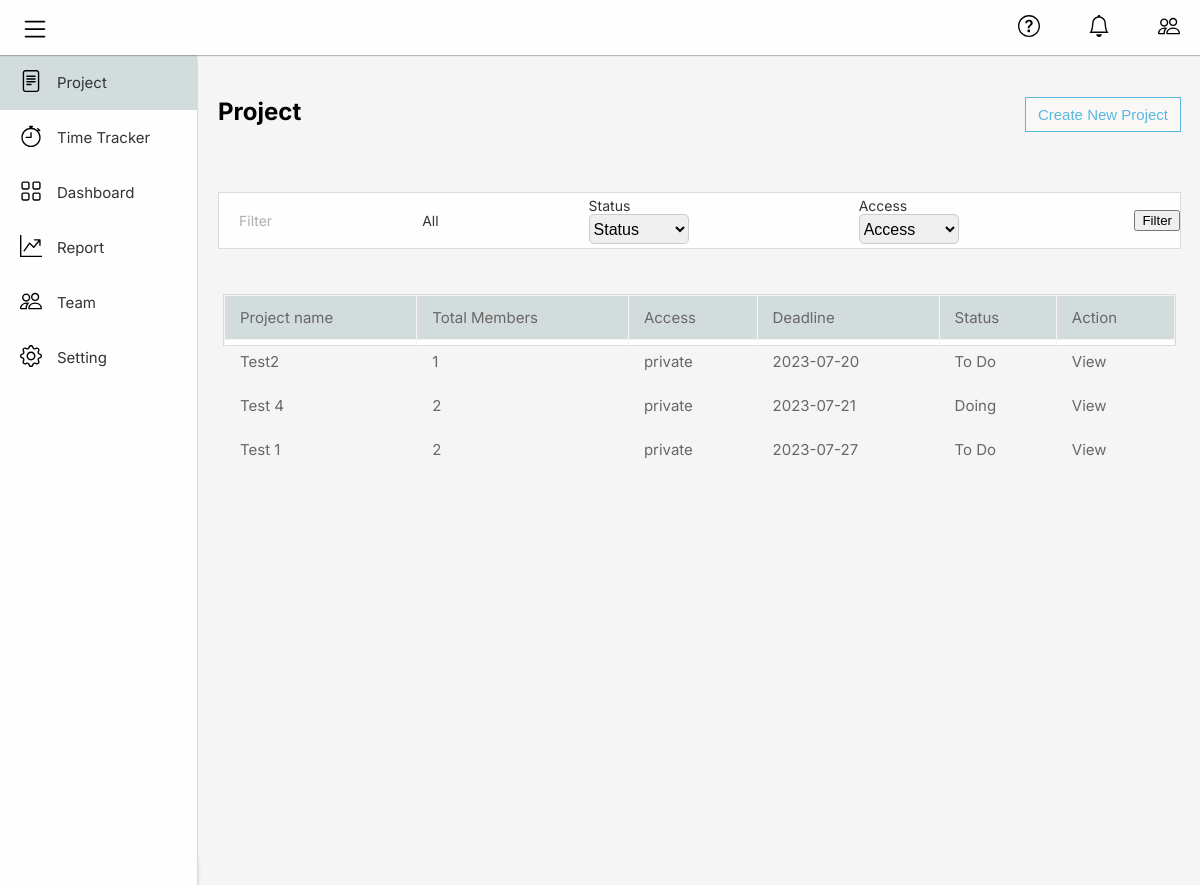
/project.php, run on the app's committed database.
### tables this page shows
CREATE TABLE `projects` (
  `project_id` int(11) NOT NULL,
  `project_name` varchar(255) NOT NULL,
  `team` varchar(255) NOT NULL,
  `access` tinyint(1) NOT NULL,
  `deadline` date NOT NULL,
  `Status` text NOT NULL DEFAULT 'To Do',
  `created_by` int(11) DEFAULT NULL,
  `percentage` text DEFAULT '0'
);

### project.php (the view, shortened to what this page needs)
<?php include "templates/header.php"; ?>
<?php include "templates/sidebar.php"; ?>
  <div class="container">
    <div class="title">
      <div class="project-bar">
        <div class="add-heading">Project</div>
        <div class="add-btnp">
          <div class="label">
            <input id="add-project-button" type="submit" value="Create New Project" />
          </div>
        </div>
      </div>
    </div>
    <div class="filter-bar">
         <form  id="filter" action="filter.php" method="GET">
      <div class="filteration">
        <span class="fx1">Filter </span>
        <div class="flex">
          <span class="fx2">All</span>
        </div>
        <div class="flex">
         <span class="fx3">Status
  <select name="search" style="width: 100px; height: 30px; border-radius: 5px; border: 1px solid #ccc; font-size: 16px;" >
    <option>Status</option>
  </select>
          </span>
        </div>
        <div class="flex">
          <span class="fx4">Access
 <select name="search" style="width: 100px; height: 30px; border-radius: 5px; border: 1px solid #ccc; font-size: 16px;" >
<option>Access</option>
</select>
          </span>
        </div>
        <div class="flex">
          <span class="fx5">
            <input id="filter"  type="submit" value="Filter" />
          </span>
        </div>
      </div> </form>
    </div>
    <br/><br/>
    <div class="project-list">
      <div class="pro-list">
        <table>
          <thead>
            <tr>
              <td>Project name</td>
              <td>Total Members</td>
              <td>Access</td>
              <td>Deadline</td>
              <td>Status</td>
              <td>Action</td>
            </tr>
          </thead>
          <tbody>
          <?php
           include("classes/config.php");
            $sql = "SELECT project_id, project_name, team, access, deadline,status FROM projects";
            $result = $conn->query($sql);
            if ($result->num_rows > 0) {
              while ($row = $result->fetch_assoc()) {
                echo '<tr>';
                echo '<td>' . $row['project_name'] . '</td>';
                echo '<td>'. $row['team'] . '</td>';
                if($row['access']==0)
                {echo '<td>private</td>';}
                else{
                  echo '<td>public</td>';
                }
                echo '<td>' . $row['deadline'] . '</td>';
                echo '<td>' . $row['status'] . '</td>';
                echo '<td><a href="tasks.php?pid='.$row["project_id"].'">View</a></td>';
                echo '</tr>';
              }
            }
          ?>
          </tbody>
        </table>
      </div>
    </div>
  </div>
<?php include "templates/footer.php"; ?>

### templates/header.php (shortened to what this page needs)
<!DOCTYPE html>
<html>
<head>
  <link rel="stylesheet" href="./css/style.css" />
</head>

### templates/sidebar.php (shortened to what this page needs)
<body>
  <div class="navbars">
    <div class="sidebar">
      <div class="navitem">
        <a href="" class="active a">
          <div class="nav">
            <span> <img src="images/file-text.svg" alt="" /> </span>
          </div>
          <div class="linkname">
            <span>Project</span>
          </div>
        </a>
      </div>
      <div class="navitem">
        <a href="time_tracker.php" class="a">
          <div class="nav">
            <span> <img src="images/stopwatch.svg" alt="" /> </span>
          </div>
          <div class="linkname">
            <span>Time Tracker</span>
          </div>
        </a>
      </div>
      <div class="navitem">
        <a href="dashboard.php" class="a">
          <div class="nav">
            <span> <img src="images/grid.svg" alt="" /> </span>
          </div>
          <div class="linkname">
            <span>Dashboard</span>
          </div>
        </a>
      </div>
      <div class="navitem">
        <a href="reports.php" class="a">
          <div class="nav">
            <span> <img src="images/graph-up-arrow.svg" alt="" /> </span>
          </div>
          <div class="linkname">
            <span>Report</span>
          </div>
        </a>
      </div>
      <div class="navitem">
        <a href="teams.php" class="a">
          <div class="nav">
            <span> <img src="images/people.svg" alt="" /> </span>
          </div>
          <div class="linkname">
            <span>Team</span>
          </div>
        </a>
      </div>
      <div class="navitem">
        <a href="setting.php" class="a">
          <div class="nav">
            <span>
              <img src="images/gear.svg" alt="" />
            </span>
          </div>
          <div class="linkname">
            <span>Setting</span>
          </div>
        </a>
      </div>
    </div>
    <div class="topbar">
      <div class="top-left">
        <a href="" class="a">
          <div class="nav1">
            <span>
              <img src="images/list.svg" alt="" style="width: 30px; height: 30px" />
            </span>
          </div>
        </a>
      </div>
      <div class="top-right">
        <div class="t1">
          <a href="" id="sidebarToggle" class="a">
            <div class="nav1">
              <span>
                <img src="images/question-circle.svg" alt="" />
              </span>
            </div>
          </a>
        </div>
        <div class="t2">
          <a href="" class="a">
            <div class="nav1">
              <span>
                <img src="images/bell.svg" alt="" />
              </span>
            </div>
          </a>
        </div>
        <div class="t3">
          <a href="" class="a">
            <div class="nav1">
                <span>
                  <img src="images/people.svg" alt="" />
                </span>
            </div>
          </a>
        </div>
      </div>
    </div>
  </div>

### templates/footer.php (shortened to what this page needs)
</body>
</html>

### css/style.css (style rules this page uses)
body { font-size: 16px; margin: 0; font-family: Inter; font-weight: Regular; color: #333; background-color: whitesmoke; }
.sidebar { width: 197px; height: 100%; background: #fefefe; opacity: 1; position: absolute; left: 0px; top: 55px; box-shadow: 0px 4px 4px rgba(0, 0, 0, 0.25); overflow: hidden; }
.container { position: relative; background-color: whitesmoke; min-height: 100vh; width: calc(100% - 197px); left: 198px; top: 2px; transition: all 0.5s ease; }
.navitem { width: 197px; height: 55px; }
.active { background-color: rgb(211, 220, 220); }
.linkname { width: 197px; color: #333; margin-left: 15px; font-family: Inter; font-weight: Regular; font-size: 15px; opacity: 1; }
img { width: 22px; height: 22px; margin-left: 20px; }
.topbar .nav1 { display: inline-block; margin-top: 15px; }
.sidebar .nav { display: inline-block; }
.a { text-decoration: none; height: 100%; width: 100%; display: flex; align-items: center; transition: all 0.4s ease; }
a { text-decoration: none; color: inherit; }
.topbar { width: 100%; height: 55px; background: #fefefe; opacity: 1; position: relative; top: 0px; left: 0px; box-shadow: 0px 1px 1px rgba(0, 0, 0, 0.25); overflow: hidden; }
.top-left { display: inline-block; }
.top-right { display: inline-block; position: absolute; right: 20px; }
.t1 { position: absolute; right: 140px; }
.t2 { position: absolute; right: 70px; }
.t3 { position: absolute; right: 0px; }
.filter-bar { display: flex; justify-content: space-between; align-items: center; background-color: #fefefe; border: 1px solid #d7dcde; height: 55px; margin: 20px 20px 0 20px; }
.filteration { display: flex; align-items: center; }
.flex { margin-left: 150px; font-size: 14px; }
.fx1 { font-size: 14px; margin-left: 20px; color: rgb(175, 174, 174); }
.title { color: rgba(0, 0, 0, 1); font-family: Inter; font-weight: Bold; font-size: 24px; opacity: 1; padding: 40px 20px 20px; }
.project-bar { display: flex; height: 55px; }
.add-heading { width: 100%; height: 45px; color: rgba(0, 0, 0, 1); font-size: 24px; opacity: 1; overflow: hidden; align-items: center; }
.add-btnp { width: 100%; height: 45px; opacity: 1; overflow: hidden; align-items: center; }
#add-project-button { position: absolute; right: 20px; top: 40px; font-size: 15px; color: #5ab8de; background: #faf7f7; border: 1px solid #5ab8de; padding: 8px 12px 8px 12px; }
.pro-list { height: 50px; background: #fefefe; border: 1px solid #d7dcde; margin: 0px 20px 0 20px; }
.fx2, .fx3 { padding-top: 3.5%; }
.fx3 { padding-bottom: 3.5%; }
.project-list { margin: 5px; }
.project-list td { color: rgb(105, 102, 102); }
.label { color: rgb(175, 174, 174); font-size: 15px; border: none; width: 95%; height: 42px; padding-left: 15px; }
.label::placeholder { color: rgb(175, 174, 174); }
.label:not(:placeholder-shown) { color: #333; }
table { border-collapse: collapse; width: 100%; }
td { border: 1px solid #f5f3f3; text-align: left; padding: 12px 15px 12px; color: #333; font-size: 15px; }
thead { background-color: rgb(211, 220, 220); text-align: center; }

### data on the page
projects: project_name "Test2", team "1", access "private", deadline "2023-07-20", Status "To Do"
projects: project_name "Test 4", team "2", access "private", deadline "2023-07-21", Status "Doing"
projects: project_name "Test 1", team "2", access "private", deadline "2023-07-27", Status "To Do"
